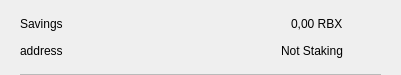
<?xml version="1.0" encoding="UTF-8"?>
<ui version="4.0">
 <class>CSRow</class>
 <widget class="QWidget" name="CSRow">
  <property name="geometry">
   <rect>
    <x>0</x>
    <y>0</y>
    <width>401</width>
    <height>75</height>
   </rect>
  </property>
  <property name="windowTitle">
   <string>Form</string>
  </property>
  <layout class="QVBoxLayout" name="verticalLayout">
   <property name="spacing">
    <number>0</number>
   </property>
   <property name="leftMargin">
    <number>20</number>
   </property>
   <property name="topMargin">
    <number>10</number>
   </property>
   <property name="rightMargin">
    <number>20</number>
   </property>
   <property name="bottomMargin">
    <number>0</number>
   </property>
   <item>
    <widget class="QWidget" name="info" native="true">
     <property name="minimumSize">
      <size>
       <width>0</width>
       <height>0</height>
      </size>
     </property>
     <layout class="QHBoxLayout" name="horizontalLayout_3">
      <property name="leftMargin">
       <number>0</number>
      </property>
      <property name="topMargin">
       <number>0</number>
      </property>
      <property name="rightMargin">
       <number>0</number>
      </property>
      <property name="bottomMargin">
       <number>10</number>
      </property>
      <item>
       <widget class="QWidget" name="container" native="true">
        <property name="minimumSize">
         <size>
          <width>0</width>
          <height>0</height>
         </size>
        </property>
        <layout class="QVBoxLayout" name="verticalLayout_2">
         <property name="spacing">
          <number>0</number>
         </property>
         <property name="leftMargin">
          <number>0</number>
         </property>
         <property name="topMargin">
          <number>0</number>
         </property>
         <property name="rightMargin">
          <number>0</number>
         </property>
         <property name="bottomMargin">
          <number>0</number>
         </property>
         <item>
          <layout class="QHBoxLayout" name="horizontalLayout">
           <item>
            <widget class="QLabel" name="labelName">
             <property name="toolTip">
              <string notr="true"/>
             </property>
             <property name="text">
              <string>Savings</string>
             </property>
            </widget>
           </item>
           <item>
            <spacer name="horizontalSpacer">
             <property name="orientation">
              <enum>Qt::Horizontal</enum>
             </property>
             <property name="sizeHint" stdset="0">
              <size>
               <width>40</width>
               <height>20</height>
              </size>
             </property>
            </spacer>
           </item>
           <item>
            <widget class="QLabel" name="labelAmount">
             <property name="text">
              <string>0,00 RBX</string>
             </property>
            </widget>
           </item>
          </layout>
         </item>
         <item>
          <layout class="QHBoxLayout" name="horizontalLayout_2">
           <item>
            <widget class="QLabel" name="labelAddress">
             <property name="toolTip">
              <string notr="true"/>
             </property>
             <property name="text">
              <string>address</string>
             </property>
            </widget>
           </item>
           <item>
            <spacer name="horizontalSpacer_2">
             <property name="orientation">
              <enum>Qt::Horizontal</enum>
             </property>
             <property name="sizeHint" stdset="0">
              <size>
               <width>40</width>
               <height>20</height>
              </size>
             </property>
            </spacer>
           </item>
           <item>
            <widget class="QLabel" name="labelStaking">
             <property name="text">
              <string>Not Staking</string>
             </property>
            </widget>
           </item>
          </layout>
         </item>
        </layout>
       </widget>
      </item>
      <item alignment="Qt::AlignHCenter|Qt::AlignVCenter">
       <widget class="QPushButton" name="pushButtonMenu">
        <property name="minimumSize">
         <size>
          <width>24</width>
          <height>24</height>
         </size>
        </property>
        <property name="maximumSize">
         <size>
          <width>32</width>
          <height>32</height>
         </size>
        </property>
        <property name="focusPolicy">
         <enum>Qt::NoFocus</enum>
        </property>
        <property name="styleSheet">
         <string notr="true">border:none; background-color:transparent;</string>
        </property>
        <property name="text">
         <string/>
        </property>
        <property name="icon">
         <iconset>
          <normaloff>://ic-menu-hover</normaloff>://ic-menu-hover</iconset>
        </property>
        <property name="iconSize">
         <size>
          <width>24</width>
          <height>24</height>
         </size>
        </property>
       </widget>
      </item>
     </layout>
    </widget>
   </item>
   <item>
    <widget class="QLabel" name="lblDivisory">
     <property name="minimumSize">
      <size>
       <width>0</width>
       <height>1</height>
      </size>
     </property>
     <property name="maximumSize">
      <size>
       <width>16777215</width>
       <height>1</height>
      </size>
     </property>
     <property name="styleSheet">
      <string notr="true">background-color:#bababa;</string>
     </property>
     <property name="text">
      <string/>
     </property>
     <property name="alignment">
      <set>Qt::AlignBottom|Qt::AlignLeading|Qt::AlignLeft</set>
     </property>
    </widget>
   </item>
  </layout>
 </widget>
 <resources/>
 <connections/>
</ui>
